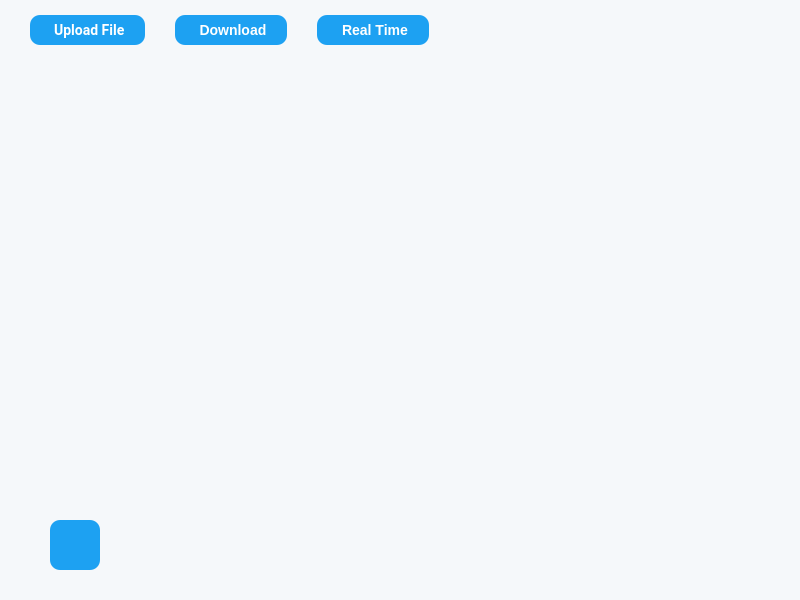
<?xml version="1.0" encoding="UTF-8"?>
<ui version="4.0">
 <class>Window_4</class>
 <widget class="QDialog" name="Window_4">
  <property name="geometry">
   <rect>
    <x>0</x>
    <y>0</y>
    <width>800</width>
    <height>600</height>
   </rect>
  </property>
  <property name="windowTitle">
   <string>Color Detection</string>
  </property>
  <property name="windowIcon">
   <iconset>
    <normaloff>Icon.png</normaloff>Icon.png</iconset>
  </property>
  <property name="styleSheet">
   <string notr="true">background-color: rgb(245, 248, 250);
color: rgb(20, 23, 26);</string>
  </property>
  <widget class="QPushButton" name="backButton">
   <property name="geometry">
    <rect>
     <x>50</x>
     <y>520</y>
     <width>50</width>
     <height>50</height>
    </rect>
   </property>
   <property name="minimumSize">
    <size>
     <width>50</width>
     <height>50</height>
    </size>
   </property>
   <property name="maximumSize">
    <size>
     <width>50</width>
     <height>50</height>
    </size>
   </property>
   <property name="baseSize">
    <size>
     <width>50</width>
     <height>50</height>
    </size>
   </property>
   <property name="focusPolicy">
    <enum>Qt::ClickFocus</enum>
   </property>
   <property name="toolTip">
    <string>Go Back</string>
   </property>
   <property name="styleSheet">
    <string notr="true">#backButton
{
color: #fff;
border-radius: 10%;
font-size: 24px;
font-weight: bold;
background-color: rgb(29, 161,242);
}
#backButton:hover
{
background-color: rgb(50, 119, 194);
}</string>
   </property>
   <property name="text">
    <string/>
   </property>
   <property name="icon">
    <iconset>
     <normaloff>Icons/arrow-left.svg</normaloff>Icons/arrow-left.svg</iconset>
   </property>
   <property name="iconSize">
    <size>
     <width>28</width>
     <height>28</height>
    </size>
   </property>
  </widget>
  <widget class="QPushButton" name="downloadButton">
   <property name="geometry">
    <rect>
     <x>175</x>
     <y>15</y>
     <width>112</width>
     <height>30</height>
    </rect>
   </property>
   <property name="styleSheet">
    <string notr="true">#downloadButton
{
color: #fff;
border-radius: 10%;
font-size: 14px;
font-family: 'Roboto', sans-serif;
font-weight: bold;
background-color: rgb(29, 161,242);
}
#downloadButton:hover
{
background-color: rgb(50, 119, 194);
}</string>
   </property>
   <property name="text">
    <string> Download</string>
   </property>
   <property name="icon">
    <iconset>
     <normaloff>Icons/download.svg</normaloff>Icons/download.svg</iconset>
   </property>
   <property name="iconSize">
    <size>
     <width>12</width>
     <height>12</height>
    </size>
   </property>
  </widget>
  <widget class="QPushButton" name="uploadButton">
   <property name="geometry">
    <rect>
     <x>30</x>
     <y>15</y>
     <width>115</width>
     <height>30</height>
    </rect>
   </property>
   <property name="font">
    <font>
     <family>Roboto</family>
     <pointsize>-1</pointsize>
     <bold>true</bold>
    </font>
   </property>
   <property name="styleSheet">
    <string notr="true">#uploadButton
{
color: #fff;
border-radius: 10%;
font-size: 14px;
font-family: 'Roboto', sans-serif;
font-weight: bold;
background-color: rgb(29, 161,242);
}
#uploadButton:hover
{
background-color: rgb(50, 119, 194);
}</string>
   </property>
   <property name="text">
    <string> Upload File</string>
   </property>
   <property name="icon">
    <iconset>
     <normaloff>Icons/upload.svg</normaloff>Icons/upload.svg</iconset>
   </property>
   <property name="iconSize">
    <size>
     <width>12</width>
     <height>12</height>
    </size>
   </property>
   <property name="default">
    <bool>false</bool>
   </property>
   <property name="flat">
    <bool>false</bool>
   </property>
  </widget>
  <widget class="QPushButton" name="realTimeButton">
   <property name="geometry">
    <rect>
     <x>317</x>
     <y>15</y>
     <width>112</width>
     <height>30</height>
    </rect>
   </property>
   <property name="styleSheet">
    <string notr="true">#realTimeButton
{
color: #fff;
border-radius: 10%;
font-size: 14px;
font-family: 'Roboto', sans-serif;
font-weight: bold;
background-color: rgb(29, 161,242);
}
#realTimeButton:hover
{
background-color: rgb(50, 119, 194);
}</string>
   </property>
   <property name="text">
    <string> Real Time</string>
   </property>
   <property name="icon">
    <iconset>
     <normaloff>Icons/person-video.svg</normaloff>Icons/person-video.svg</iconset>
   </property>
   <property name="iconSize">
    <size>
     <width>12</width>
     <height>12</height>
    </size>
   </property>
  </widget>
 </widget>
 <resources/>
 <connections/>
</ui>
